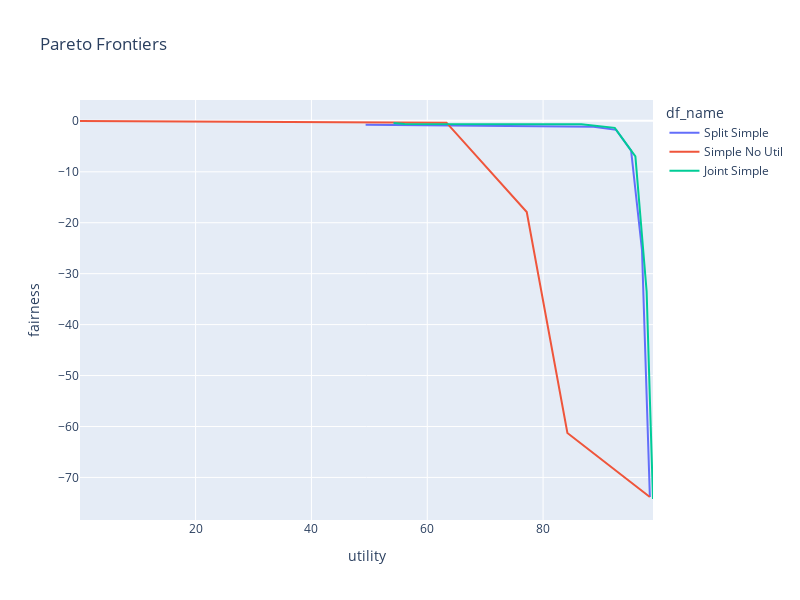

The code cell stored with this chart in its notebook:
### Code cell
# Optimal point is the point with the highest fairness and the highest utility. Fpor each df, extract the pareto frontier
def find_pareto_frontier(df):
    df = df.sort_values('fairness', ascending=False)
    pareto_frontier = [df.iloc[0]]
    for i in range(1, len(df)):
        if df.iloc[i].utility > pareto_frontier[-1].utility:
            pareto_frontier.append(df.iloc[i])
    return pd.DataFrame(pareto_frontier)

pareto_simplesplit = find_pareto_frontier(splitsimple_sorted)
pareto_complexsplit = find_pareto_frontier(splitcomplex_sorted)
pareto_simplenoutil = find_pareto_frontier(simplenoutil_sorted)
pareto_complexnoutil = find_pareto_frontier(complexnoutil_sorted)
pareto_jointsimple = find_pareto_frontier(jointsimple_sorted)
pareto_jointcomplex = find_pareto_frontier(jointcomplex_sorted)

pareto_simplesplit['df_name'] = 'Split Simple'
pareto_complexsplit['df_name'] = 'Split Complex'
pareto_simplenoutil['df_name'] = 'Simple No Util'
pareto_complexnoutil['df_name'] = 'Complex No Util'
pareto_jointsimple['df_name'] = 'Joint Simple'
pareto_jointcomplex['df_name'] = 'Joint Complex'

pareto_combined = pd.concat([pareto_simplesplit, pareto_complexsplit, pareto_simplenoutil, pareto_complexnoutil, pareto_jointsimple, pareto_jointcomplex])
pareto_combined = pd.concat([pareto_simplesplit, pareto_simplenoutil, pareto_jointsimple])

fig = px.line(pareto_combined, x='utility', y='fairness', color='df_name', title='Pareto Frontiers')
fig.update_layout(width=800, height=600)
fig.show()

### Figure 1 — Plotly figure (JSON) as saved in the notebook; plotly's stock layout.template omitted (floating-point values rounded to 4 significant figures)
{"data": [{"hovertemplate": "df_name=Split Simple<br>utility=%{x}<br>fairness=%{y}<extra></extra>", "legendgroup": "Split Simple", "line": {"color": "#636efa", "dash": "solid"}, "marker": {"symbol": "circle"}, "mode": "lines", "name": "Split Simple", "orientation": "v", "showlegend": true, "type": "scatter", "x": [49.36, 88.72, 92.62, 95.2, 97.08, 98.42, 98.44], "xaxis": "x", "y": [-0.7544, -1.183, -1.772, -5.856, -25.4, -73.81, -73.83], "yaxis": "y"}, {"hovertemplate": "df_name=Simple No Util<br>utility=%{x}<br>fairness=%{y}<extra></extra>", "legendgroup": "Simple No Util", "line": {"color": "#EF553B", "dash": "solid"}, "marker": {"symbol": "circle"}, "mode": "lines", "name": "Simple No Util", "orientation": "v", "showlegend": true, "type": "scatter", "x": [0.04, 63.32, 77.18, 84.2, 98.44], "xaxis": "x", "y": [-0.02999, -0.3537, -17.91, -61.28, -73.83], "yaxis": "y"}, {"hovertemplate": "df_name=Joint Simple<br>utility=%{x}<br>fairness=%{y}<extra></extra>", "legendgroup": "Joint Simple", "line": {"color": "#00cc96", "dash": "solid"}, "marker": {"symbol": "circle"}, "mode": "lines", "name": "Joint Simple", "orientation": "v", "showlegend": true, "type": "scatter", "x": [54.18, 56.08, 86.62, 92.38, 95.94, 97.88, 98.46, 98.98], "xaxis": "x", "y": [-0.4414, -0.6396, -0.683, -1.371, -6.97, -33.47, -55.32, -74.23], "yaxis": "y"}], "layout": {"height": 600, "legend": {"title": {"text": "df_name"}, "tracegroupgap": 0}, "title": {"text": "Pareto Frontiers"}, "width": 800, "xaxis": {"anchor": "y", "domain": [0, 1], "title": {"text": "utility"}}, "yaxis": {"anchor": "x", "domain": [0, 1], "title": {"text": "fairness"}}}}
